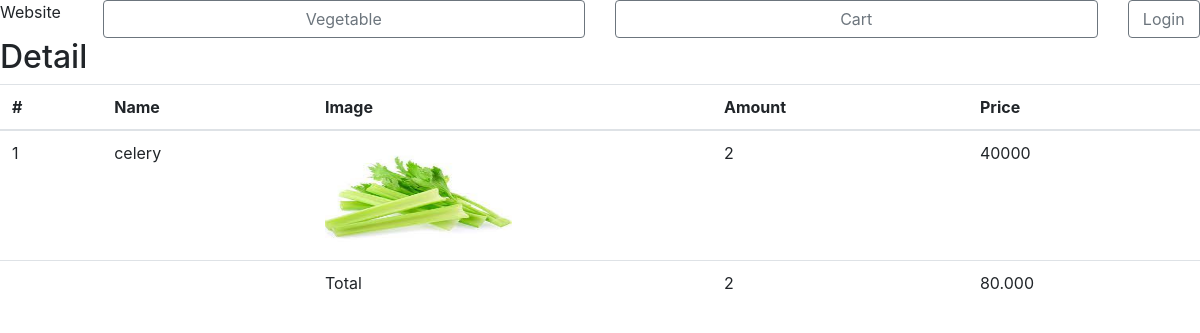
/market/cart/detail.php?id=3, run on the app's committed database.
### tables this page shows
CREATE TABLE `orderdetail` (
  `OrderID` int(10) UNSIGNED NOT NULL,
  `VegetableID` int(10) NOT NULL,
  `Quantity` tinyint(4) NOT NULL,
  `Price` float NOT NULL
);

CREATE TABLE `vegetable` (
  `VegetableID` int(10) NOT NULL,
  `CategoryID` int(10) NOT NULL,
  `VegetableName` varchar(30) NOT NULL,
  `Unit` varchar(20) NOT NULL,
  `Amount` int(10) NOT NULL,
  `Image` varchar(50) NOT NULL,
  `Price` float NOT NULL
);

### market/cart/detail.php (the view, shortened to what this page needs)
<?php
    include '../connection.php';
    $con= mysqli_connect($host, $user, $password, $database);
    $orders = mysqli_query($con, "SELECT `order`.OrderID, `order`.CustomerID, `order`.Date, orderdetail.*, Vegetable.*
            FROM `order`
            INNER JOIN orderdetail ON `order`.OrderID = orderdetail.OrderID
            INNER JOIN Vegetable ON Vegetable.VegetableID = orderdetail.VegetableID
            WHERE `order`.OrderID =". $_GET['id']);
?>
<html>
    <head>
        <link rel="stylesheet" href="../css/bootstrap.css">
    </head>
    <body>
        <div id="container">
            <div id="header">
                <?php require_once('../menu.php'); ?>
            </div>
            <h2>Detail</h2>
            <div class="table-responsive">
            <table class="table">
                <thead>
                <tr>
                    <th>#</th>
                    <th>Name</th>
                    <th>Image</th>
                    <th>Amount</th>
                    <th>Price</th>
                </tr>
                </thead>
                <tbody>
                <?php
                    $num = 1;
                    $total1 = 0;
                    $total2 = 0;
                    while($row = mysqli_fetch_array($orders)){ ?>
                        <tr>
                            <td><?= $num++; ?></td>
                            <td><?= $row['VegetableName'] ?></td>
                            <td><img class='img-fluid mx-auto sanpham1' src="../<?= $row['Image'] ?>" /></td>
                            <td><?= $row['Quantity']; ?></td>
                            <td><?= $row['Price']; ?></td>
                        </tr>
                <?php
                    $total1 = $total1 + $row['Price'] * $row['Quantity'];
                    $total2 = $total2 + $row['Quantity'];
                }
                ?>
                <tr>
                    <td></td>
                    <td></td>
                    <td>Total</td>
                    <td><?= $total2; ?></td>
                    <td><?= number_format($total1, 0, ",", "."); ?></td>
                </tr>
                </tbody>
            </table>
            </div>
    </body>
</html>

### data on the page
orderdetail: VegetableID.VegetableName "celery", VegetableID.Image (picture), Quantity "2", VegetableID.Price "40000"

### other printed values
$total2 "2"
$total1 "80.000"
